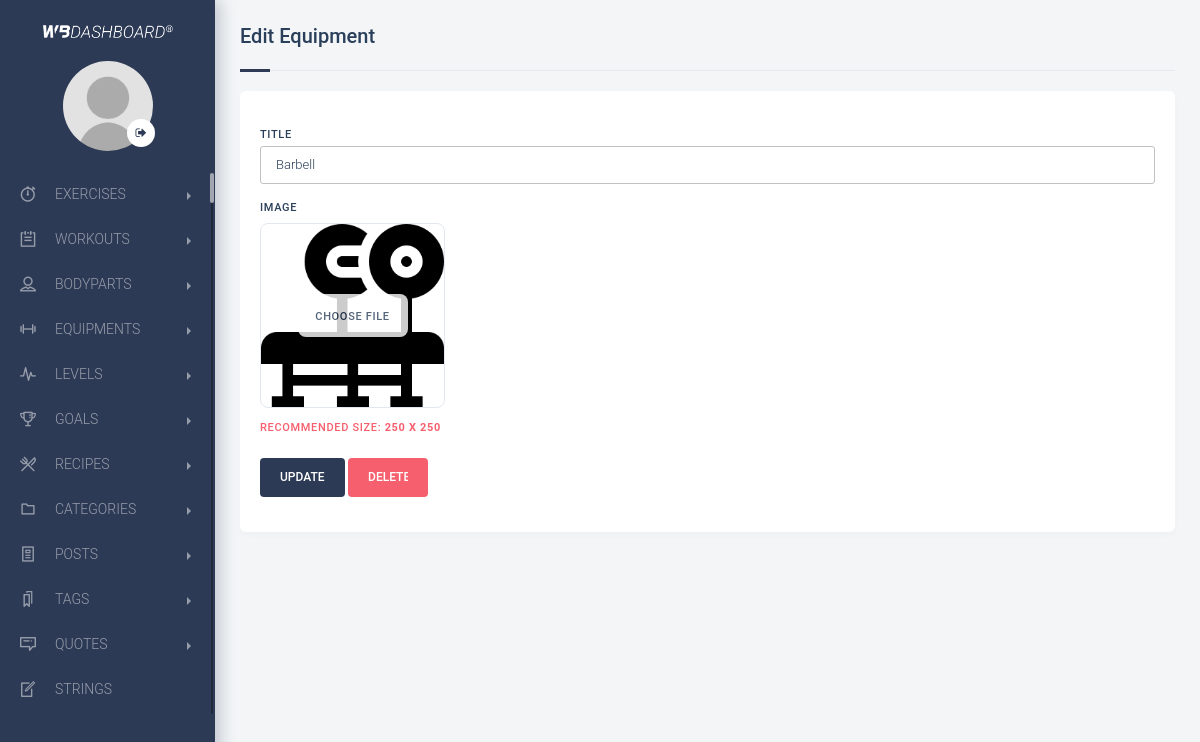
The app's page /backend/controller/edit_equipment.php?id=2 (signed in) with its own data.
### tables this page shows
CREATE TABLE `equipments` (
  `equipment_id` int(11) NOT NULL,
  `equipment_title` varchar(150) NOT NULL,
  `equipment_image` varchar(150) NOT NULL
);

### backend/admin/functions.php (called while the page is built, shortened)
<?php
function cleardata($data){
    $data = trim($data);
    $data = stripslashes($data);
    $data = htmlspecialchars ($data);
    return $data;
}
function id_equipment($id_equipment){
    return (int)cleardata($id_equipment);
}
function get_equipment_per_id($connect, $id_equipment){
    $sentence = $connect->query("SELECT * FROM equipments WHERE equipment_id = $id_equipment LIMIT 1");
    $sentence = $sentence->fetchAll();
    return ($sentence) ? $sentence : false;
}
?>

### backend/views/edit.equipment.view.php (the view, shortened to what this page needs)
<section class="page-container">
    <div class="page-content-wrapper">
 <div class="content sm-gutter">
            <div class="container-fluid padding-25 sm-padding-10">
                <div class="row">
                    <div class="col-12">
                                        <div class="block-heading d-flex align-items-center title-pages">
                    <h5 class="text-truncate">Edit Equipment</h5>
                </div>
                    </div>
                    <div class="col-md-12">
                        <div class="form-block mb-4">
<form enctype="multipart/form-data" action="<?php echo htmlspecialchars($_SERVER['PHP_SELF']); ?>" method="post">
<div class="form-row">
  <div class="form-group col-md-12">
    <div class="block col-md-12" style="padding-bottom: 35px">
   <label class="control-label">Title</label>
   <input type="text" value="<?php echo $equipment['equipment_title']; ?>" placeholder="" name="equipment_title" class="form-control" required="">
        <label >Image</label>
<div class="new-image" id="image-preview" style="background: url(../images/<?php echo $equipment['equipment_image'] ?>);background-size: cover; background-position: center;">
  <label for="image-upload" id="image-label">Choose File</label>
</div>
<span class="text-danger recomendedsize">Recommended size: <b>250 x 250</b> </span>
<br/>
<br/>
   <div class="action-button">
   <input type="submit" name="update" value="Update" class="btn btn-embossed btn-primary">
   <a onclick="alertdelete();">
   <input name="trash" value="Delete" class="btn btn-embossed btn-danger" style="width: 80px;"></a>
   </div>
</div>
</div>
</div>
</form>
</div>
</div>
</div>
</div>
</div>
</div>
</section>

### backend/assets/css/lightbox.css (style rules this page uses)
body:after { content: url(../files/close.png) url(../files/loading.gif) url(../files/prev.png) url(../files/next.png); display: none; }

### records on screen
equipments: equipment_title "Barbell", equipment_image (picture)
